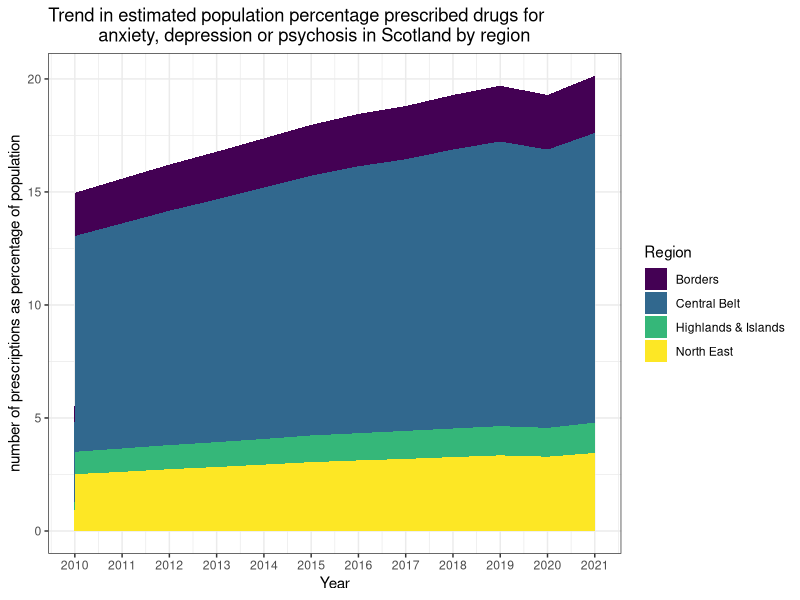

This figure's R source:
## ---- chunk 1
knitr::opts_chunk$set(echo = TRUE)
## ---- chunk 2
# tidyverse includes dplyr and ggplot2 so I don't need to load them separately
library(tidyverse)
library(here)
library(viridis)
## ---- chunk 3
#reading in the data and checking its columns:
adp_data <- read_csv(here("Inputs/timetrend_data.csv"))
glimpse(adp_data)
## ---- chunk 4
unique_columns <- c("area_code", "year")
duplicates <- adp_data[duplicated(adp_data[, unique_columns]) | duplicated
                       (adp_data[, unique_columns], fromLast = TRUE), ]
print(duplicates)
## ---- chunk 5
# This chunk is for selecting and renaming columns and removing the NHS prefix.

clean_data <- adp_data %>%
  select('area_name','year','numerator', 'measure') %>% 
  rename(no_prescriptions = 'numerator', NHS = 'area_name', 
         percentage_pop = 'measure') %>% 
  mutate(NHS = sub("^NHS ","", NHS)) %>% 
  
  # the below line is necessary to calculate the national population for 
# recalculating percentages later
  mutate(board_population = no_prescriptions / percentage_pop * 100)
glimpse(clean_data)
## ---- chunk 6
#This chunk groups the boards into regions
group_data <- clean_data %>% 
  mutate(Region = case_when(
    NHS %in% c("Ayrshire & Arran" , "Borders" , "Dumfries & Galloway")
    ~ "Borders",
    NHS %in% c("Fife" , "Forth Valley" , "Greater Glasgow & Clyde" , 
               "Lanarkshire" , "Lothian")
    ~ "Central Belt",
    NHS %in% c("Grampian" , "Tayside")
    ~ "North East",
    NHS %in% c("Highland" , "Western Isles" , "Orkney" , "Shetland")
    ~ "Highlands & Islands",
    NHS %in% c("Scotland") ~ "Scotland"))
glimpse(group_data)
## ---- chunk 7
# The below is all one chunk because it would not work in separate chunks.
# This was explained by ChatGPT (2023)

# This code was difficult to arrive at and could be reworked. 

# The below creates a total number of prescriptions per region
regional_data <- group_data %>% 
  group_by(Region, year) %>% 
  summarise(board_population = sum(board_population), regional_prescriptions = 
              sum(no_prescriptions))

# The below creates a tibble for the annual calculated Scottish population
scotland_population <- regional_data %>% filter(Region == "Scotland") %>% 
  rename(whole_population = board_population, scotland_prescriptions = 
           regional_prescriptions)

# The below creates each regional number of prescriptions as a percentage of the
#scottish population for that year. 
plot_data <- regional_data %>% 
  left_join(scotland_population, by = 'year') %>% 
  mutate(percentage_scot_pop = regional_prescriptions / whole_population * 100)
glimpse(plot_data)

## ---- chunk 8
plot_data %>% 
  filter(Region.x != "Scotland") %>% 
  ggplot(aes(x = year, y = percentage_scot_pop, fill = Region.x)) +
  geom_area()+
  labs(fill="Region")+
  xlab("Year")+
  ylab("number of prescriptions as percentage of population")+
  ggtitle("Trend in estimated population percentage prescribed drugs for 
          anxiety, depression or psychosis in Scotland by region")+
  scale_fill_viridis(discrete=TRUE)+
  scale_x_continuous(breaks = unique(plot_data$year))+
  theme_bw()

